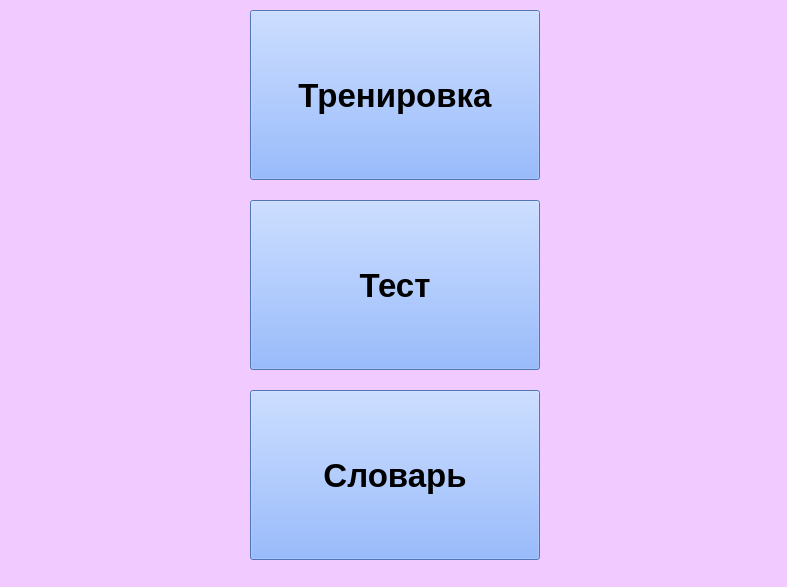
<?xml version="1.0" encoding="UTF-8"?>
<ui version="4.0">
 <class>Main_menu</class>
 <widget class="QMainWindow" name="Main_menu">
  <property name="geometry">
   <rect>
    <x>0</x>
    <y>0</y>
    <width>787</width>
    <height>587</height>
   </rect>
  </property>
  <property name="windowTitle">
   <string>Main_menu</string>
  </property>
  <property name="styleSheet">
   <string notr="true">background-color: rgb(241, 203, 255);</string>
  </property>
  <widget class="QWidget" name="centralwidget">
   <property name="toolTip">
    <string/>
   </property>
   <property name="toolTipDuration">
    <number>0</number>
   </property>
   <widget class="QPushButton" name="Training">
    <property name="geometry">
     <rect>
      <x>250</x>
      <y>10</y>
      <width>290</width>
      <height>170</height>
     </rect>
    </property>
    <property name="font">
     <font>
      <pointsize>25</pointsize>
      <weight>75</weight>
      <bold>true</bold>
     </font>
    </property>
    <property name="styleSheet">
     <string notr="true">background-color: rgb(115, 164, 255);</string>
    </property>
    <property name="text">
     <string>Тренировка</string>
    </property>
    <property name="iconSize">
     <size>
      <width>100</width>
      <height>200</height>
     </size>
    </property>
   </widget>
   <widget class="QPushButton" name="Test">
    <property name="geometry">
     <rect>
      <x>250</x>
      <y>200</y>
      <width>290</width>
      <height>170</height>
     </rect>
    </property>
    <property name="font">
     <font>
      <pointsize>25</pointsize>
      <weight>75</weight>
      <bold>true</bold>
     </font>
    </property>
    <property name="styleSheet">
     <string notr="true">background-color: rgb(115, 164, 255);
</string>
    </property>
    <property name="text">
     <string>Тест</string>
    </property>
    <property name="iconSize">
     <size>
      <width>600</width>
      <height>20</height>
     </size>
    </property>
    <property name="autoRepeatDelay">
     <number>400</number>
    </property>
   </widget>
   <widget class="QPushButton" name="Dictionary">
    <property name="geometry">
     <rect>
      <x>250</x>
      <y>390</y>
      <width>290</width>
      <height>170</height>
     </rect>
    </property>
    <property name="font">
     <font>
      <pointsize>25</pointsize>
      <weight>75</weight>
      <bold>true</bold>
     </font>
    </property>
    <property name="styleSheet">
     <string notr="true">background-color: rgb(115, 164, 255);
</string>
    </property>
    <property name="text">
     <string>Словарь</string>
    </property>
   </widget>
  </widget>
  <widget class="QStatusBar" name="statusbar"/>
 </widget>
 <resources/>
 <connections/>
</ui>
